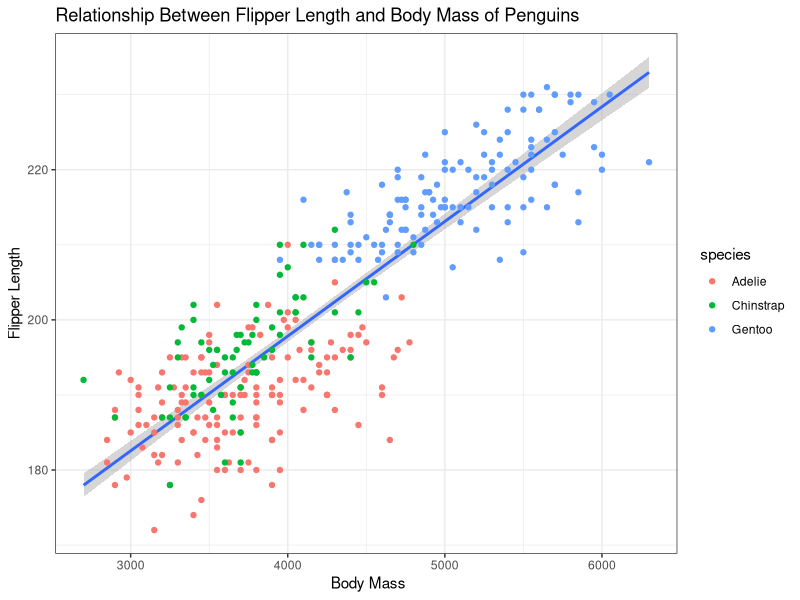

Reproduce this figure in R.
## ---- chunk 1
knitr::opts_chunk$set(echo = TRUE)
## ---- chunk 2
library(palmerpenguins)
library(tidyverse)
## ---- chunk 3
ggplot(penguins, aes(body_mass_g, flipper_length_mm))+
  geom_smooth(method="lm")+
  geom_point(aes(color=species))+
  labs(title="Relationship Between Flipper Length and Body Mass of Penguins", x=" Body Mass", y="Flipper Length")+
  theme_bw()
